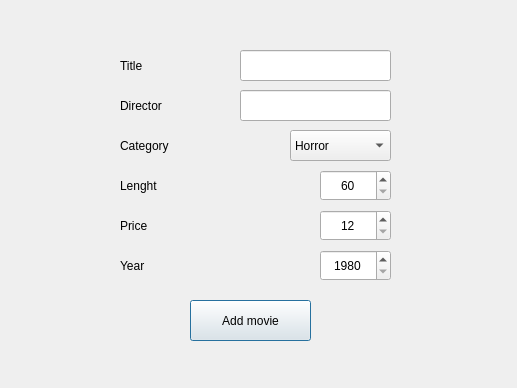
<?xml version="1.0" encoding="UTF-8"?>
<ui version="4.0">
 <class>AddMovie</class>
 <widget class="QDialog" name="AddMovie">
  <property name="geometry">
   <rect>
    <x>0</x>
    <y>0</y>
    <width>517</width>
    <height>388</height>
   </rect>
  </property>
  <property name="windowTitle">
   <string>Dialog</string>
  </property>
  <widget class="QSpinBox" name="addMovieYear">
   <property name="geometry">
    <rect>
     <x>320</x>
     <y>250</y>
     <width>71</width>
     <height>31</height>
    </rect>
   </property>
   <property name="alignment">
    <set>Qt::AlignCenter</set>
   </property>
   <property name="minimum">
    <number>1980</number>
   </property>
   <property name="maximum">
    <number>2022</number>
   </property>
  </widget>
  <widget class="QLabel" name="label_5">
   <property name="geometry">
    <rect>
     <x>120</x>
     <y>200</y>
     <width>81</width>
     <height>51</height>
    </rect>
   </property>
   <property name="text">
    <string>Price</string>
   </property>
  </widget>
  <widget class="QLineEdit" name="addMovieDirector">
   <property name="geometry">
    <rect>
     <x>240</x>
     <y>90</y>
     <width>151</width>
     <height>31</height>
    </rect>
   </property>
  </widget>
  <widget class="QSpinBox" name="addMoviePrice">
   <property name="geometry">
    <rect>
     <x>320</x>
     <y>210</y>
     <width>71</width>
     <height>31</height>
    </rect>
   </property>
   <property name="alignment">
    <set>Qt::AlignCenter</set>
   </property>
   <property name="minimum">
    <number>12</number>
   </property>
   <property name="maximum">
    <number>99</number>
   </property>
  </widget>
  <widget class="QLabel" name="label">
   <property name="geometry">
    <rect>
     <x>120</x>
     <y>40</y>
     <width>81</width>
     <height>51</height>
    </rect>
   </property>
   <property name="text">
    <string>Title</string>
   </property>
  </widget>
  <widget class="QLabel" name="label_4">
   <property name="geometry">
    <rect>
     <x>120</x>
     <y>160</y>
     <width>81</width>
     <height>51</height>
    </rect>
   </property>
   <property name="text">
    <string>Lenght </string>
   </property>
  </widget>
  <widget class="QPushButton" name="addMovie">
   <property name="geometry">
    <rect>
     <x>190</x>
     <y>300</y>
     <width>121</width>
     <height>41</height>
    </rect>
   </property>
   <property name="text">
    <string>Add movie</string>
   </property>
  </widget>
  <widget class="QLabel" name="label_3">
   <property name="geometry">
    <rect>
     <x>120</x>
     <y>120</y>
     <width>81</width>
     <height>51</height>
    </rect>
   </property>
   <property name="text">
    <string>Category</string>
   </property>
  </widget>
  <widget class="QLabel" name="label_2">
   <property name="geometry">
    <rect>
     <x>120</x>
     <y>80</y>
     <width>81</width>
     <height>51</height>
    </rect>
   </property>
   <property name="text">
    <string>Director</string>
   </property>
  </widget>
  <widget class="QComboBox" name="addMovieCategory">
   <property name="geometry">
    <rect>
     <x>290</x>
     <y>130</y>
     <width>101</width>
     <height>31</height>
    </rect>
   </property>
   <item>
    <property name="text">
     <string>Horror</string>
    </property>
   </item>
   <item>
    <property name="text">
     <string>Comedy</string>
    </property>
   </item>
   <item>
    <property name="text">
     <string>Sci-Fi</string>
    </property>
   </item>
   <item>
    <property name="text">
     <string>Action</string>
    </property>
   </item>
   <item>
    <property name="text">
     <string>Drama</string>
    </property>
   </item>
   <item>
    <property name="text">
     <string>Fantasy</string>
    </property>
   </item>
   <item>
    <property name="text">
     <string>Romance</string>
    </property>
   </item>
   <item>
    <property name="text">
     <string>Thriller</string>
    </property>
   </item>
   <item>
    <property name="text">
     <string>Historical</string>
    </property>
   </item>
   <item>
    <property name="text">
     <string>Musical</string>
    </property>
   </item>
  </widget>
  <widget class="QLabel" name="label_6">
   <property name="geometry">
    <rect>
     <x>120</x>
     <y>240</y>
     <width>81</width>
     <height>51</height>
    </rect>
   </property>
   <property name="text">
    <string>Year</string>
   </property>
  </widget>
  <widget class="QLineEdit" name="addMovieTitle">
   <property name="geometry">
    <rect>
     <x>240</x>
     <y>50</y>
     <width>151</width>
     <height>31</height>
    </rect>
   </property>
  </widget>
  <widget class="QSpinBox" name="addMovieLength">
   <property name="geometry">
    <rect>
     <x>320</x>
     <y>170</y>
     <width>71</width>
     <height>31</height>
    </rect>
   </property>
   <property name="alignment">
    <set>Qt::AlignCenter</set>
   </property>
   <property name="minimum">
    <number>60</number>
   </property>
   <property name="maximum">
    <number>180</number>
   </property>
   <property name="singleStep">
    <number>10</number>
   </property>
  </widget>
 </widget>
 <resources/>
 <connections/>
</ui>
